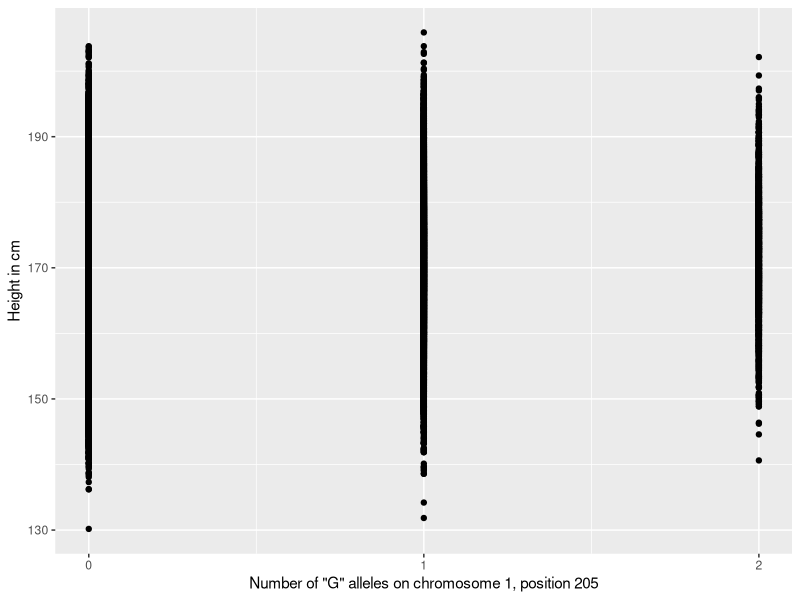
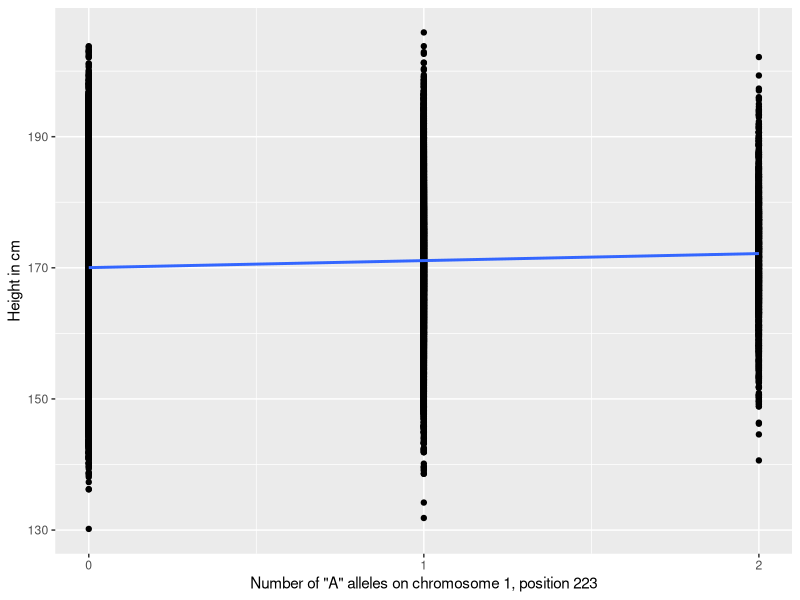
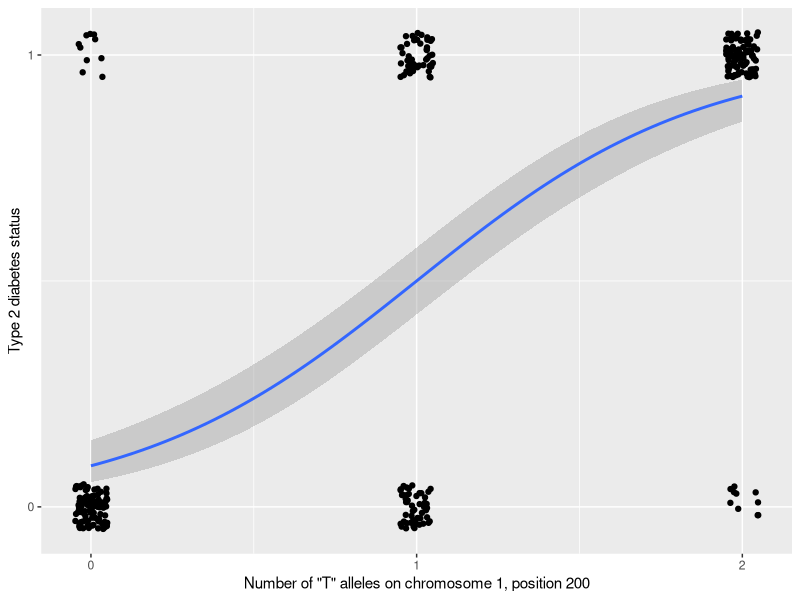

Write the R code that produced these figures, in order.
## ---- chunk 1
# one million individuals
set.seed(1)
heights = rnorm(100000, mean = 170, sd = 8)
p = 0.85
q = 0.15
aa = p^2
tt = q^2
at = 2*p*q
aa + tt + at
gts = sample(0:2, size = 10000, replace = T, prob = c(aa, at, tt))

df = data.frame(samples = 1:10000, gts = gts, heights = heights)
effect = 1 # everyone gets 3 extra cm for each T allele they have

df$heightadd = df$gts * effect

error = rnorm(10000, mean = 0, sd = 3)
df$full_height = df$heights + df$heightadd + error

library(ggplot2)
ggplot(df, aes(gts, full_height)) + geom_point() + xlab('Number of "G" alleles on chromosome 1, position 205') + ylab('Height in cm') + scale_x_continuous(breaks=c(0, 1, 2))

ggplot(df, aes(gts, full_height)) + geom_point() + xlab('Number of "A" alleles on chromosome 1, position 223') + ylab('Height in cm') + geom_smooth(method = 'lm') + scale_x_continuous(breaks=c(0, 1, 2))
## ---- chunk 2
dis.0 = 10
dis.1 = 50
dis.2 = 100
disease = rbind(data.frame(alleles = rep(0, dis.0), disease = rep(1, dis.0)), data.frame(alleles = rep(1, dis.1), disease = rep(1, dis.1)), data.frame(alleles = rep(2, dis.2), disease = rep(1, dis.2)))

# Individuals without disease
# nodis.0 = input$nodisease_0
# nodis.1 = input$nodisease_1
# nodis.2 = input$nodisease_2

nodis.0 = 100 
nodis.1 = 50
nodis.2 = 10
nodisease = rbind(data.frame(alleles = rep(0, nodis.0), disease = rep(0, nodis.0)), data.frame(alleles = rep(1, nodis.1), disease = rep(0, nodis.1)), data.frame(alleles = rep(2, nodis.2), disease = rep(0, nodis.2)))

df = rbind(disease, nodisease)
df$ID = sample(1:nrow(df))
df = dplyr::select(df, ID, alleles, disease)
df = df[order(df$ID),]

binomial_smooth <- function(...) {
  geom_smooth(method = "glm", method.args = list(family = "binomial"), ...)
}

ggplot(df, aes(alleles, disease)) + geom_jitter(width = 0.05, height = 0.05) + binomial_smooth() + xlab('Number of "T" alleles on chromosome 1, position 200') + ylab('Type 2 diabetes status') + scale_x_continuous(breaks=c(0, 1, 2)) + scale_y_continuous(breaks=c(0, 1))
